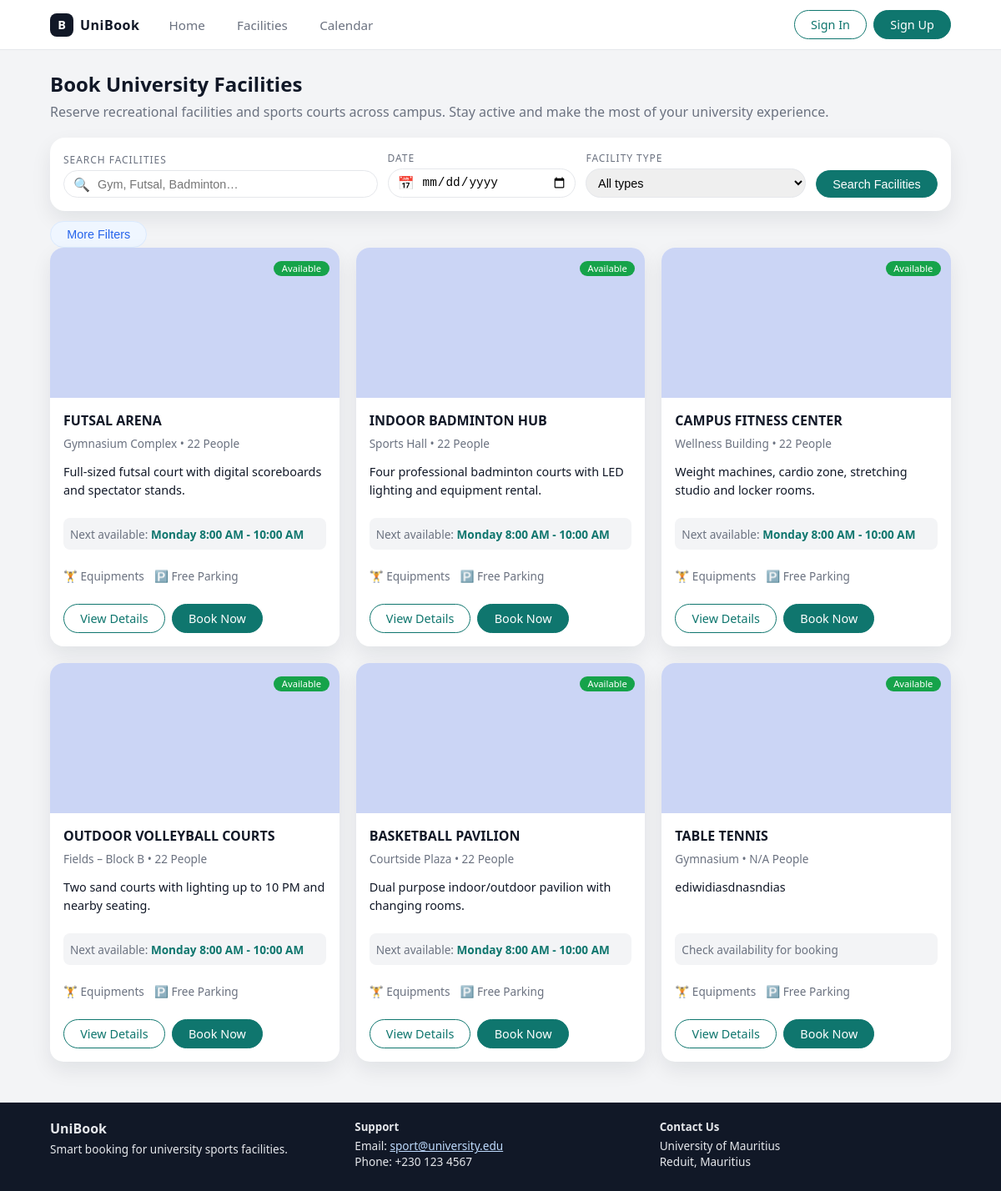
Page /facilities/ on the earlier database version.
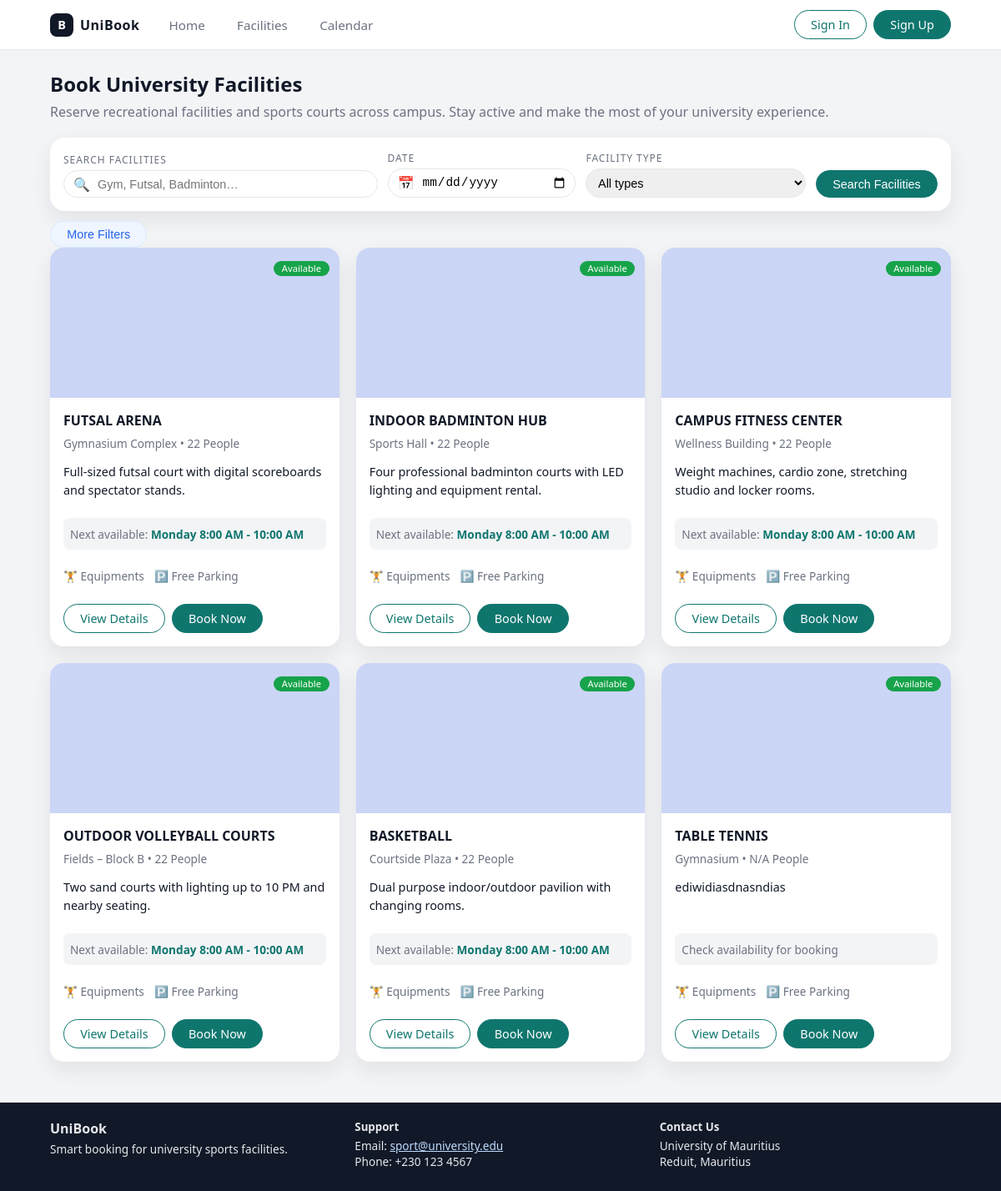
Same page on the later database version.
### booking_sys/models.py (models this page shows, shortened)
class Facility(models.Model):
    FACILITY_TYPES = [
        ('sports', 'Sports'),
        ('recreation', 'Recreation'),
        ('academic', 'Academic'),
        ('other', 'Other'),
    ]
    FACILITY_STATUS = [
        ('available', 'Available'),
        ('maintenance', 'Under Maintenance'),
        ('closed', 'Closed'),
    ]
    facility_id = models.UUIDField(primary_key=True, default=uuid.uuid4, editable=False)
    facility_name = models.CharField(max_length=200)
    facility_type = models.CharField(max_length=20, choices=FACILITY_TYPES)
    location = models.CharField(max_length=300)
    description = models.TextField(blank=True)
    facility_status = models.CharField(max_length=20, choices=FACILITY_STATUS, default='available')

class Slot(models.Model):
    SLOT_TYPES = [
        ('regular', 'Regular'),
        ('peak', 'Peak Hours'),
        ('off_peak', 'Off-Peak'),
    ]
    SLOT_STATUS = [
        ('available', 'Available'),
        ('booked', 'Booked'),
        ('blocked', 'Blocked'),
    ]
    slot_id = models.UUIDField(primary_key=True, default=uuid.uuid4, editable=False)
    court = models.ForeignKey(Court, on_delete=models.CASCADE, related_name='slots')
    day_of_week = models.IntegerField(choices=Availability.DAYS_OF_WEEK)
    start_time = models.TimeField()
    end_time = models.TimeField()
    slot_type = models.CharField(max_length=10, choices=SLOT_TYPES, default='regular')
    slot_status = models.CharField(max_length=20, choices=SLOT_STATUS, default='available')

### booking_sys/views.py (the view)
# urls.py: path('facilities/', views.facilities, name='facilities'),
def facilities(request):
    if request.method == 'GET':
        facility_type = request.GET.get('type', '')
        facilities_list = Facility.objects.all()
        if facility_type:
            facilities_list = facilities_list.filter(facility_type=facility_type)
        facilities_with_slots = []
        for facility in facilities_list:
            courts = Court.objects.filter(facility=facility, court_status='available')
            next_slot = None
            if courts.exists():
                slots = Slot.objects.filter(
                    court__in=courts,
                    slot_status='available'
                ).order_by('day_of_week', 'start_time').first()
                if slots:
                    next_slot = slots
            total_capacity = sum(court.capacity for court in courts) if courts.exists() else 0
            facilities_with_slots.append({
                'facility': facility,
                'next_slot': next_slot,
                'capacity': total_capacity,
                'courts_count': courts.count()
            })
        return render(request, 'facilities.html', {
            'facilities_data': facilities_with_slots,
            'selected_type': facility_type
        })
    return HttpResponse(status=405)

### booking_sys/templates/facilities.html (shortened to what the changed rows need)
{% extends 'base.html' %}
{% block content %}
<section class="section">
  <div class="section-header">
    <h1>Book University Facilities</h1>
  </div>
  <div class="card-grid facilities-grid">
    {% if facilities_data %}
      {% for item in facilities_data %}
        {% with facility=item.facility next_slot=item.next_slot capacity=item.capacity %}
          <article class="facility-card">
            <div class="facility-image-wrapper">
              <div class="facility-image {{ facility.facility_type }}-bg"></div>
              <div class="facility-badge-overlay">
                {% if facility.facility_status == 'available' %}
                  <span class="badge badge-available">Available</span>
                {% elif facility.facility_status == 'maintenance' %}
                  <span class="badge badge-soon">Soon Available</span>
                {% else %}
                  <span class="badge badge-unavailable">Unavailable</span>
                {% endif %}
              </div>
            </div>
            <div class="facility-body">
              <div class="facility-header">
                <h3>{{ facility.facility_name|upper }}</h3>
              </div>
              <p class="facility-meta">{{ facility.location }} • {{ capacity|default:"N/A" }} People</p>
              <p class="facility-text">
                {{ facility.description|default:"A well-maintained facility for your sports and recreation needs."|truncatewords:20 }}
              </p>
              {% if next_slot %}
                <div class="facility-availability">
                  <span style="font-size: 0.85rem; color: var(--text-muted);">
                    Next available:
                    <strong style="color: var(--primary);">
                      {% if next_slot.day_of_week == 0 %}Monday{% elif next_slot.day_of_week == 1 %}Tuesday{% elif next_slot.day_of_week == 2 %}Wednesday{% elif next_slot.day_of_week == 3 %}Thursday{% elif next_slot.day_of_week == 4 %}Friday{% elif next_slot.day_of_week == 5 %}Saturday{% else %}Sunday{% endif %} {{ next_slot.start_time|time:"g:i A" }} - {{ next_slot.end_time|time:"g:i A" }}
                    </strong>
                  </span>
                </div>
              {% else %}
                <div class="facility-availability">
                  <span style="font-size: 0.85rem; color: var(--text-muted);">
                    Check availability for booking
                  </span>
                </div>
              {% endif %}
              <div class="facility-features">
                <span class="feature-icon">🏋️ Equipments</span>
                <span class="feature-icon">🅿️ Free Parking</span>
              </div>
              <div class="facility-actions">
                <a href="{% url 'booking_sys:facility_detail' facility.facility_name|slugify %}" class="btn btn-outline">View Details</a>
                {% if facility.facility_status == 'available' %}
                  <a href="{% url 'booking_sys:facility_detail' facility.facility_name|slugify %}" class="btn btn-primary">Book Now</a>
                {% else %}
                  <button class="btn btn-disabled" disabled>Unavailable</button>
                {% endif %}
              </div>
            </div>
          </article>
        {% endwith %}
      {% endfor %}
    {% else %}
      <div style="grid-column: 1 / -1; text-align: center; padding: 2rem;">
        <p>No facilities available at the moment. Please check back later.</p>
      </div>
    {% endif %}
  </div>
</section>
{% endblock %}

Differences in the rows shown:
changed Facility "Dual purpose indoor/outdoor pavilion with changing rooms.": facility.facility_name "BASKETBALL PAVILION" → "BASKETBALL"
